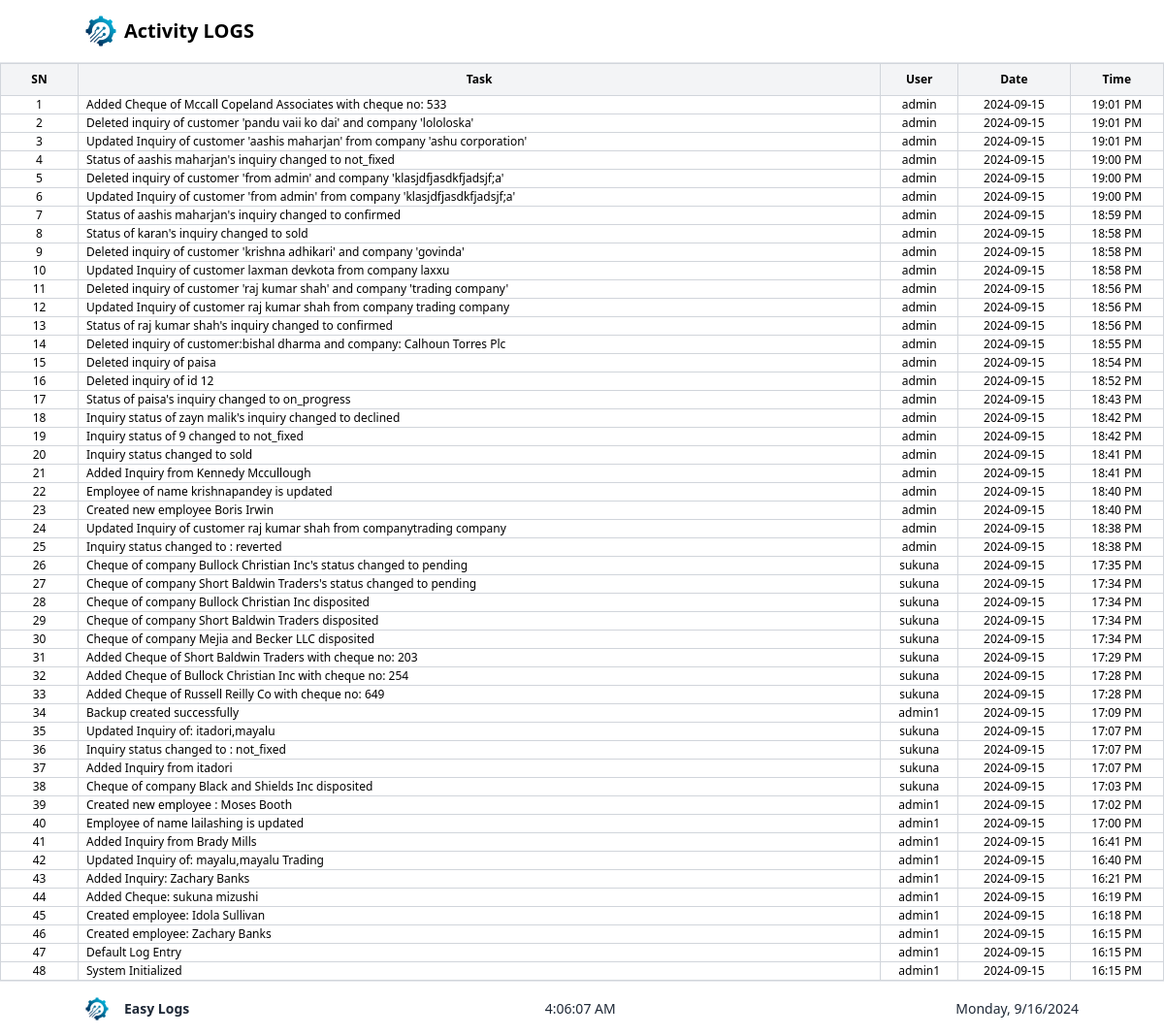
/activity_log/, run on an earlier commit of the app's database.
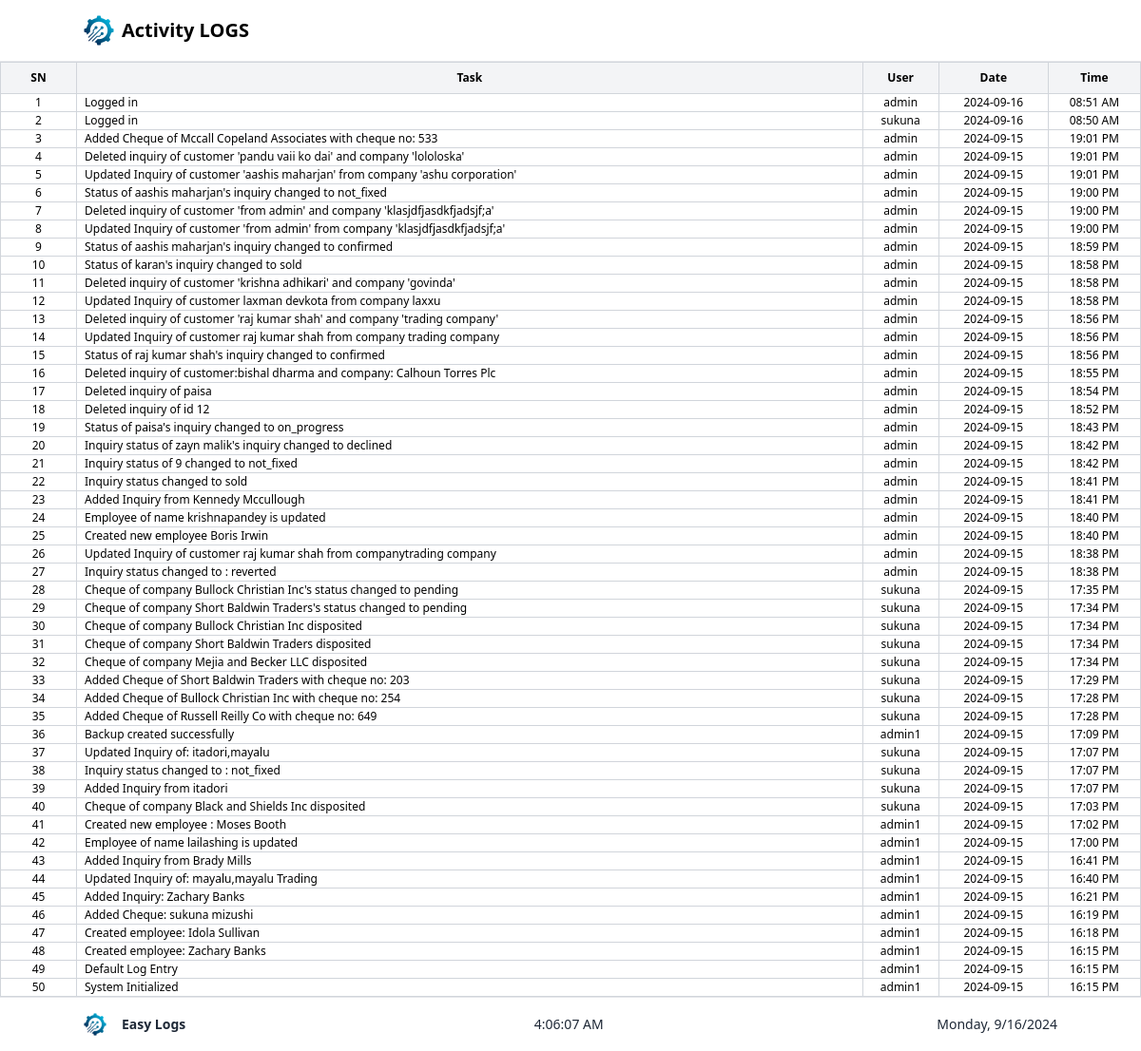
And on a later commit of the database.
### userauths/models.py (models this page shows, shortened)
class ActivityLog(models.Model):
    task = models.CharField(max_length=255)
    user = models.ForeignKey(User, on_delete=models.SET_NULL, null=True)
    timestamp = models.DateTimeField(default=timezone.now)

### userauths/views.py (the view)
# urls.py: path('activity_log/', views.activity_log , name="activity_log"),
def activity_log(request):
    if not ActivityLog.objects.exists():
        ActivityLog.objects.create(task="System Initialized", user=request.user, timestamp=timezone.now())
    logs = ActivityLog.objects.all().order_by('-timestamp')
    return render(request, 'Admin/activity_log.html', {'logs': logs})

### Templates/Admin/activity_log.html (shortened to what this page needs)
{% load static %}
<!DOCTYPE html>
<html lang="en">
  <head>
    <script src="https://cdn.tailwindcss.com"></script>
    <link
      href="https://cdn.jsdelivr.net/npm/remixicon@3.5.0/fonts/remixicon.css"
      rel="stylesheet"
    />
  </head>
  <body class="flex flex-col min-h-screen">
    <nav class="p-4 border-b sticky top-0 bg-white">
      <div class="container mx-auto flex items-center justify-between">
        <div class="flex items-center">
          <a href="/admin_dashboard">
            <img
              src="{% static 'images/logo.png' %}"
              alt="Logo"
              class="h-8 w-8 mr-2"
            />
          </a>
          <span class="text-xl font-bold">Activity LOGS</span>
        </div>
      </div>
    </nav>
    <main class="flex-grow w-full ">
        <table class="w-full  border-collapse text-sm border border-gray-300">
          <thead class="sticky top-[65px]">
            <tr class="bg-gray-100 text-xs">
            <th class="border border-gray-300 p-2 w-[80px]">
               SN
            </th>
            <th class="border border-gray-300 p-2">
               Task
            </th>
            <th class="border border-gray-300 text-center p-2">
               User
            </th>
            <th class="border border-gray-300 text-center p-2">
               Date
            </th>
            <th class="border border-gray-300 text-center p-2">
               Time
            </th>
          </tr>
        </thead>
        <tbody>
          {% for log in logs %}
          <tr class="hover:bg-gray-100">
            <td
              class="border border-gray-300 text-xs text-center !max-w-[50px]"
            >
              {{ forloop.counter }}
            </td>
            <td
              class="border border-gray-300 text-xs first-letter:uppercase px-2"
            >
              {{ log.task }}
            </td>
            <td class="border border-gray-300 text-xs text-center">
              {{ log.user.username }}
            </td>
            <td class="border border-gray-300 text-xs text-center">
              {{ log.timestamp|date:"Y-m-d" }}
            </td>
            <td class="border border-gray-300 text-xs text-center">
              {{ log.timestamp|time:"H:i A" }}
            </td>
          </tr>
          {% empty %}
          <tr>
            <td colspan="5" class="border border-gray-300 p-2 text-center">
              No logs available.
            </td>
          </tr>
          {% endfor %}
        </tbody>
      </table>
    </main>
    <footer
      class="text-gray-800 p-4 h-15 sticky bg-white bottom-0 w-full border-t"
    >
      <div class="container mx-auto flex justify-between items-center text-sm">
        <div class="flex-shrink-0 flex items-center">
          <img
            class="h-6 w-auto"
            src="/static/images/Logo.png"
            alt="Easy Logs"
          />
          <b class="px-4">Easy Logs</b>
        </div>
        <span id="current-time"></span>
        <span id="current-date"></span>
      </div>
    </footer>
  </body>
</html>

What changed in the data, as far as the page shows it:
added ActivityLog: task "logged in", user.username "admin", timestamp "2024-09-16", timestamp "08:51 AM"
added ActivityLog: task "logged in", user.username "sukuna", timestamp "2024-09-16", timestamp "08:50 AM"
